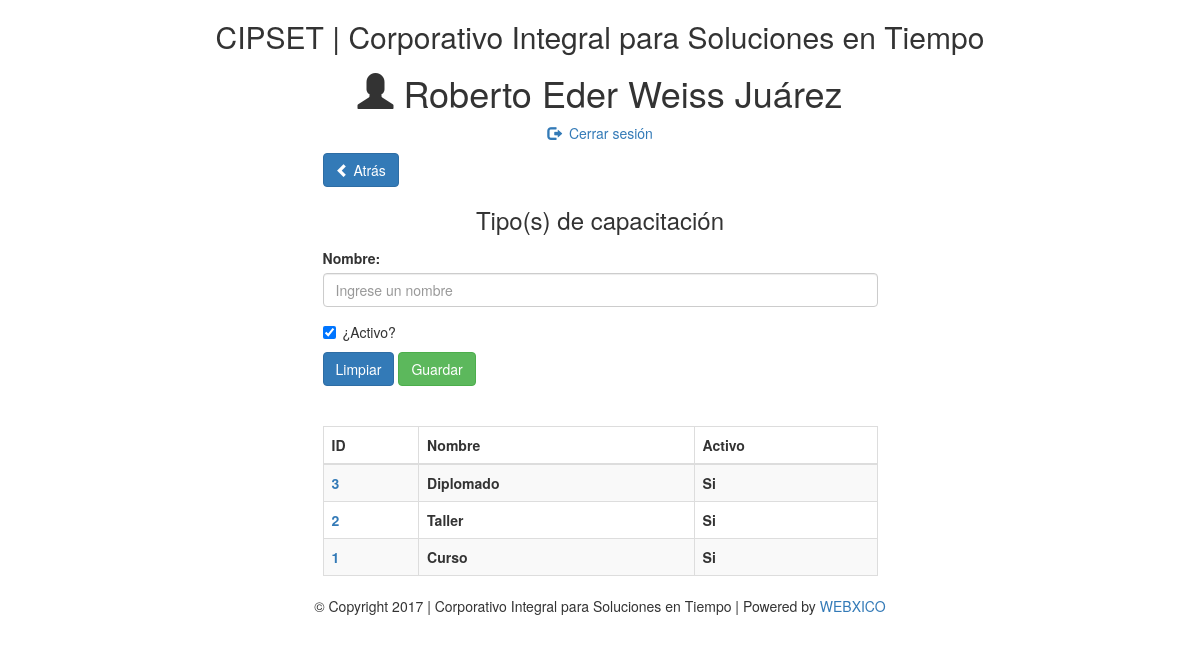
The page /php/cat_tipos_capacitaciones.php (signed in) on the database its author committed.
### tables this page shows
create table tipos_capacitaciones
(
   id                   int not null,
   nombre               varchar(50),
   activo               bit,
   primary key (id)
);

### class/TipoCapacitacion.php (called while the page is built, shortened)
<?php
class TipoCapacitacion {
    private $nombre;
    function __construct() {
        $nargs = func_num_args();
    }
    private function limpiar() {
        $this->nombre = "";
    }
    function getNombre() {
        return $this->nombre;
    }
}

### class/UtilDB.php (called while the page is built, shortened)
<?php
class UtilDB {
    private static $servername = "localhost";
    private static $username = "root";
    private static $password = "";
    private static $database = "cipset";
    static function getConnection() {
        try {
            $cnxString = "mysql:host=" . UtilDB::$servername . ";dbname=" . UtilDB::$database;
            $params = array(PDO::MYSQL_ATTR_INIT_COMMAND => "SET NAMES utf8", PDO::ATTR_ERRMODE => PDO::ERRMODE_EXCEPTION, PDO::ATTR_CASE => PDO::CASE_LOWER);
            $cnx = new PDO($cnxString, UtilDB::$username, UtilDB::$password, $params);
        } catch (PDOException $e) {
            echo "Connection failed: " . $e->getMessage();
        }
        return $cnx;
    }
    static function ejecutaConsulta($sql) {
        $cnx3 = UtilDB::getConnection();
        $rst = $cnx3->query($sql);
        return $rst;
    }
}

### php/cat_tipos_capacitaciones.php (the view, shortened to what this page needs)
<?php
require_once '../class/TipoCapacitacion.php';
require_once '../class/UtilDB.php';
$tc = new TipoCapacitacion();
?>
<!DOCTYPE html>
<html lang="es">
    <head>
        <link href="../bower_components/bootstrap/dist/css/bootstrap.min.css" rel="stylesheet"/>
    </head>
    <body>
        <div class="container">
            <?php include './includeHeader2.php'; ?>
            <div class="row">
                <div class="col-md-6 col-md-offset-3">
                    <a href="home.php" class="btn btn-primary"><span class="glyphicon glyphicon-chevron-left"></span> Atrás</a><br/>
                    <h3 class="text-center">Tipo(s) de capacitación</h3>
                    <form name="frmTipoCapacitacion" id="frmTipoCapacitacion" action="<?php echo($_SERVER['PHP_SELF']); ?>" role="form" method="post">
                        <div class="form-group">
                            <label for="txtNombre">Nombre:</label>
                            <input type="text" name="txtNombre" id="txtNombre" placeholder="Ingrese un nombre" value="<?php echo($tc->getNombre()); ?>" class="form-control"  maxlength="50"/>
                        </div>
                        <div class="checkbox">
                            <label><input type="checkbox" name="cbxActivo" id="cbxActivo" checked/>¿Activo?</label>
                        </div>
                        <button type="button" class="btn btn-primary" id="btnLimpiar" name="btnLimpiar" onclick="limpiar();">Limpiar</button>
                        <button type="button" class="btn btn-success" id="btnGrabar" name="btnGrabar" onclick="grabar();">Guardar</button>
                    </form>
                </div>
            </div>
            <div class="row">
                <div class="col-md-6 col-md-offset-3">
                    <br/>
                    <br/>
                    <table class="table table-bordered table-striped table-hover table-responsive">
                        <thead>
                            <tr>
                                <th>ID</th>
                                <th>Nombre</th>
                                <th>Activo</th>
                            </tr>
                        </thead>
                        <tbody>
                            <?php
                            $sql = "SELECT * FROM tipos_capacitaciones ORDER BY id DESC";
                            $rst = UtilDB::ejecutaConsulta($sql);
                            foreach ($rst as $row) {
                                ?>
                                <tr>
                                    <th><a href="javascript:void(0);" onclick="$('#txtCveTipoCapacitacion').val(<?php echo($row['id']); ?>);
                                                recargar();"><?php echo($row['id']); ?></a></th>
                                    <th><?php echo($row['nombre']); ?></th>
                                    <th><?php echo($row['activo'] == 1 ? "Si" : "No"); ?></th>
                                </tr>
                            <?php } $rst->closeCursor(); ?>
                        </tbody>
                    </table>
                </div>
            </div>
            <div class="row">
                <?php include './includeFooter.php'; ?>
            </div>
        </div>
    </body>
</html>

### rows shown on the page
tipos_capacitaciones: id "3", nombre "Diplomado", activo "Si"
tipos_capacitaciones: id "2", nombre "Taller", activo "Si"
tipos_capacitaciones: id "1", nombre "Curso", activo "Si"

### other values the page prints
$_SESSION['nombre'] "Roberto Eder Weiss Juárez"
